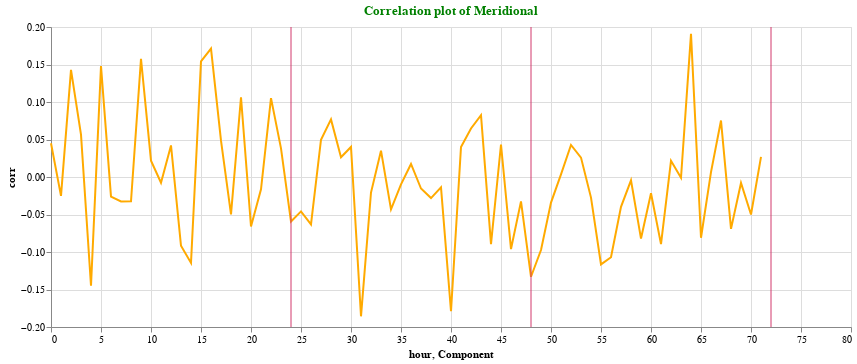

Notebook source saved alongside this figure:
### Code cell
plotcorr(corr_meridional,"Correlation plot of Meridional")

### Figure 1 — Vega-Lite specification as saved in the notebook (floating-point values rounded to 4 significant figures)
{"config": {"view": {"continuousWidth": 400, "continuousHeight": 300}}, "layer": [{"data": {"name": "data-d63ae88c1ee4ae4a2fc7a312c5cc79d8"}, "mark": "line", "encoding": {"color": {"value": "#FFAA00"}, "x": {"field": "hour", "type": "quantitative"}, "y": {"field": "corr", "type": "quantitative"}}, "height": 300, "title": {"text": ["Correlation plot of Meridional"], "color": "green"}, "width": 800}, {"data": {"name": "data-b9dd60dc560f7891b967d8e82c37ad0c"}, "mark": {"type": "rule", "color": "#D2386C"}, "encoding": {"x": {"field": "Component", "type": "quantitative"}}}], "$schema": "https://vega.github.io/schema/vega-lite/v4.17.0.json", "datasets": {"data-d63ae88c1ee4ae4a2fc7a312c5cc79d8": [{"corr": 0.04507, "hour": 0}, {"corr": -0.02521, "hour": 1}, {"corr": 0.1428, "hour": 2}, {"corr": 0.05638, "hour": 3}, {"corr": -0.145, "hour": 4}, {"corr": 0.1479, "hour": 5}, {"corr": -0.02608, "hour": 6}, {"corr": -0.03263, "hour": 7}, {"corr": -0.03237, "hour": 8}, {"corr": 0.1575, "hour": 9}, {"corr": 0.02182, "hour": 10}, {"corr": -0.00758, "hour": 11}, {"corr": 0.04215, "hour": 12}, {"corr": -0.09164, "hour": 13}, {"corr": -0.1145, "hour": 14}, {"corr": 0.1542, "hour": 15}, {"corr": 0.1711, "hour": 16}, {"corr": 0.04844, "hour": 17}, {"corr": -0.04978, "hour": 18}, {"corr": 0.1063, "hour": 19}, {"corr": -0.06604, "hour": 20}, {"corr": -0.01643, "hour": 21}, {"corr": 0.1051, "hour": 22}, {"corr": 0.03816, "hour": 23}, {"corr": -0.05943, "hour": 24}, {"corr": -0.04587, "hour": 25}, {"corr": -0.06316, "hour": 26}, {"corr": 0.04968, "hour": 27}, {"corr": 0.07676, "hour": 28}, {"corr": 0.02637, "hour": 29}, {"corr": 0.04008, "hour": 30}, {"corr": -0.1857, "hour": 31}, {"corr": -0.02072, "hour": 32}, {"corr": 0.03506, "hour": 33}, {"corr": -0.04322, "hour": 34}, {"corr": -0.009906, "hour": 35}, {"corr": 0.01741, "hour": 36}, {"corr": -0.01534, "hour": 37}, {"corr": -0.02812, "hour": 38}, {"corr": -0.01381, "hour": 39}, {"corr": -0.1789, "hour": 40}, {"corr": 0.04002, "hour": 41}, {"corr": 0.06472, "hour": 42}, {"corr": 0.08231, "hour": 43}, {"corr": -0.08946, "hour": 44}, {"corr": 0.04337, "hour": 45}, {"corr": -0.0961, "hour": 46}, {"corr": -0.03252, "hour": 47}, {"corr": -0.133, "hour": 48}, {"corr": -0.09735, "hour": 49}, {"corr": -0.03415, "hour": 50}, {"corr": 0.003393, "hour": 51}, {"corr": 0.04271, "hour": 52}, {"corr": 0.02587, "hour": 53}, {"corr": -0.0275, "hour": 54}, {"corr": -0.1165, "hour": 55}, {"corr": -0.107, "hour": 56}, {"corr": -0.03982, "hour": 57}, {"corr": -0.004493, "hour": 58}, {"corr": -0.0821, "hour": 59}, {"corr": -0.02164, "hour": 60}, {"corr": -0.08955, "hour": 61}, {"corr": 0.02157, "hour": 62}, {"corr": -0.001096, "hour": 63}, {"corr": 0.1908, "hour": 64}, {"corr": -0.08102, "hour": 65}, {"corr": 0.006451, "hour": 66}, {"corr": 0.07528, "hour": 67}, {"corr": -0.06915, "hour": 68}, {"corr": -0.007904, "hour": 69}, {"corr": -0.04999, "hour": 70}, {"corr": 0.02685, "hour": 71}], "data-b9dd60dc560f7891b967d8e82c37ad0c": [{"Component": 24}, {"Component": 48}, {"Component": 72}]}}
